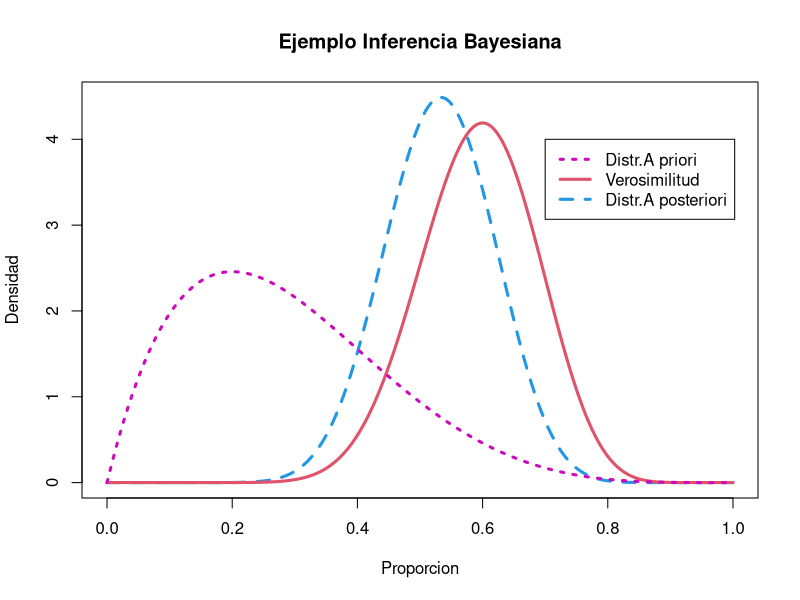

The R script that drew this image: (Note: this script raises an error after producing the figure.)
#TFM
#DAVID RIUS CARRETERO
# Calculo de qx interpoladas con GP 

################ grafica a priori y posteriori inferencia bayesiana ##########
Proporcion =seq (0,1, length =1000) # proporcion ratio
x_0 =15 #moneda cara
x_1 =10 # moneda cruz
a =2
b =5
prior = dbeta(Proporcion,a,b)
like=dbeta(Proporcion,x_0+1,x_1+1)
post=dbeta(Proporcion,a+x_0,b+x_1)
plot(Proporcion,post,type="l", ylab="Densidad", lty=2, lwd=3, col=4, main = "Ejemplo Inferencia Bayesiana")
 lines(Proporcion,like,lty=1, lwd=3, col=2)
 lines(Proporcion,prior,lty=3, lwd=3, col=6)
 legend(0.7,4,c("Distr.A priori", "Verosimilitud", "Distr.A posteriori"),
 lty=c(3,1,2) ,lwd=c(3,3,3), col=c(6,2,4))

### graficas datos random normalizados para la visualizacion de los kernels ####
x_predict <- seq(-1, 1, length.out = 201)  # x-coordenadas
l <- 1 # sd(x_predict) # si el kernel sigue una normal, l = sd (x)
sigma.n <- 1
a <- 1
per <- 1

  ############ GP exponencial 
 SE <- function(Xi,Xj, l) exp(-0.5 * (Xi - Xj) ^ 2 / l ^ 2)
 cov <- function(X, Y) outer(X, Y, SE, l)
 COV <- cov(x_predict, x_predict)
 
 ############ GP MATTERN 3_2 
 MT_3_2 <- function(Xi,Xj, l) (1+ (sqrt(3)*abs(Xi - Xj)/ l))*exp(-sqrt(3)*abs(Xi - Xj)/ l)
 # cov <- function(X, Y) outer(X, Y, MT_3_2, l)
 # COV <- cov(x_predict, x_predict)
 
 
 ############ GP MATTERN 5_2 
 MT_5_2 <- function(Xi,Xj, l) (1+ ((sqrt(5)*abs(Xi - Xj)/ l)+(5*(Xi - Xj)^2)/ 3*l^2))*exp(-sqrt(5)*abs(Xi - Xj)/ l)
 # cov <- function(X, Y) outer(X, Y, MT_5_2, l)
 # COV <- cov(x_predict, x_predict)
 
 
 ############ GP rational quadratic
 QR <- function(Xi,Xj, l, a) (1 + (Xi - Xj)^2 / (2 * a * l^2))^(-a)
 # cov <- function(X, Y) outer(X, Y, QR, l, a)
 # COV <- cov(x_predict, x_predict)
 
 ############ GP periodic kernel
 PK <- function(Xi,Xj, l, per) exp(-(2 * (sin(pi * abs(Xi - Xj) / per))^2) / l^2)
 # cov <- function(X, Y) outer(X, Y, PK, l, per)
 # COV <- cov(x_predict, x_predict)
 
set.seed(712712)
 values <- mvrnorm(5, rep(0, length=length(x_predict)), COV)
 
 # creamos un data.frame con las simulaciones realizadas
 dat <- data.frame(x=x_predict, t(values)) %>% # unificamos observaciones
   tidyr::pivot_longer(-x, names_to = "rep", values_to = "value") %>% # ordenamos
   mutate(rep = as.numeric(as.factor(rep))) # arreglamos formatos
 
 # Visualización de las distribuciones multivariantes a prior definidas solo por 
 # la matriz de covarianzas kernels
 priori <- ggplot(dat,aes(x=x,y=value)) +
   geom_line(aes(group=rep), color =  rgb(0.7, 0.1, 0.4), alpha = 1) +
   scale_y_continuous(name="Valores random normalizados") +  xlab("input, x")
l
a
per
priori
# SE_l_0.01 <- priori + ggtitle("GP - Distr. A Priori- Kernel: SE - length-scale (l)=0.01")
# SE_l_0.5   <- priori + ggtitle("GP - Distr. A Priori- Kernel: SE - length-scale (l)=0.5")
# SE_l_1 <- priori + ggtitle("GP - Distr. A Priori- Kernel: SE - length-scale (l)=1")
# 
# MT_3_2_l_0.01  <- priori + ggtitle("GP - Distr. A Priori- Kernel: MT_3/2 - length-scale (l)=0.01")
# MT_3_2_l_0.5 <- priori + ggtitle("GP - Distr. A Priori- Kernel: MT_3/2 - length-scale (l)=0.5")
# MT_3_2_l_1 <- priori + ggtitle("GP - Distr. A Priori- Kernel: MT_3/2 - length-scale (l)=1")
# 
# MT_5_2_l_0.01 <- priori + ggtitle("GP - Distr. A Priori- Kernel: MT_5/2 - length-scale (l)=0.01")
# MT_5_2_l_0.5 <- priori + ggtitle("GP - Distr. A Priori- Kernel: MT_5/2 - length-scale (l)=0.5")
# MT_5_2_l_1 <- priori + ggtitle("GP - Distr. A Priori- Kernel: MT_5/2 - length-scale (l)=1")
# 
# grid.arrange(SE_l_0.01, SE_l_0.5,SE_l_1,
#              MT_3_2_l_0.01, MT_3_2_l_0.5, MT_3_2_l_1,
#              MT_5_2_l_0.01, MT_5_2_l_0.5, MT_5_2_l_1,
#              nrow = 3, ncol = 3)
# # 
# SE_l_0.01; SE_l_0.5; SE_l_1
# MT_3_2_l_0.01; MT_3_2_l_0.5; MT_3_2_l_1
# MT_5_2_l_0.01; MT_5_2_l_0.5; MT_5_2_l_1


# QR_l_0.01_aplha_0.5 <- priori + ggtitle("GP - Distr. A Priori- Kernel: QR - length-scale (l)=0.01, alpha=0.5")
# QR_l_0.5_aplha_0.5 <- priori + ggtitle("GP - Distr. A Priori- Kernel: QR - length-scale (l)=0.5, alpha=0.5")
# QR_l_1_aplha_0.5 <- priori + ggtitle("GP - Distr. A Priori- Kernel: QR - length-scale (l)=1, alpha=0.5")
# 
# QR_l_0.01_aplha_1 <- priori + ggtitle("GP - Distr. A Priori- Kernel: QR - length-scale (l)=0.01, alpha=1")
# QR_l_0.5_aplha_1 <- priori + ggtitle("GP - Distr. A Priori- Kernel: QR - length-scale (l)=0.5, alpha=1")
# QR_l_1_aplha_1 <- priori + ggtitle("GP - Distr. A Priori- Kernel: QR - length-scale (l)=1, alpha=1")
# 
# PK_l_0.01_per_0.5 <- priori + ggtitle("GP - Distr. A Priori- Kernel: PK - length-scale (l)=0.01, periodic=0.5")
# PK_l_0.5_per_0.5 <- priori + ggtitle("GP - Distr. A Priori- Kernel: PK - length-scale (l)=0.5, periodic=0.5")
# PK_l_1_per_0.5 <- priori + ggtitle("GP - Distr. A Priori- Kernel: PK - length-scale (l)=1, periodic=0.5")
# 
# PK_l_0.01_per_1 <- priori + ggtitle("GP - Distr. A Priori- Kernel: PK - length-scale (l)=0.01, periodic=1")
# PK_l_0.5_per_1 <- priori + ggtitle("GP - Distr. A Priori- Kernel: PK - length-scale (l)=0.5, periodic=1")
# PK_l_1_per_1 <- priori + ggtitle("GP - Distr. A Priori- Kernel: PK - length-scale (l)=1, periodic=1")
# 

# QR_l_0.01_aplha_0.5;QR_l_0.5_aplha_0.5;QR_l_1_aplha_0.5
# QR_l_0.01_aplha_1;QR_l_0.5_aplha_1;QR_l_1_aplha_1
# PK_l_0.01_per_0.5;PK_l_0.5_per_0.5;PK_l_1_per_0.5
# PK_l_0.01_per_1;PK_l_0.5_per_1;PK_l_1_per_1
# grid.arrange(QR_l_0.01_aplha_0.5,QR_l_0.5_aplha_0.5,QR_l_1_aplha_0.5,
#              QR_l_0.01_aplha_1,QR_l_0.5_aplha_1,QR_l_1_aplha_1,
#              PK_l_0.01_per_0.5,PK_l_0.5_per_0.5,PK_l_1_per_0.5,
#              PK_l_0.01_per_1,PK_l_0.5_per_1,PK_l_1_per_1,
#              nrow = 4, ncol = 3)


################## visualización gráfica introduccion inputs ###################

x_train <- c(-0.81,-0.58,
             -0.2,0.33,0.51,0.9
             )
z <- c(3.21,1.8,
  0.2,-1.9,1.75,2.1
       )

y_train <- z

obs <- data.frame(x = x_train,
                  y = y_train)

x_predict <- seq(-1, 1, length.out = 101)  # x-coordenadas
l <- 0.1
sigma.n <- 0.2


############ Definición de todas las funciones de los Kernels ################
############ GP exponencial ##################################################
SE <- function(Xi,Xj, l) exp(-0.5 * (Xi - Xj) ^ 2 / l ^ 2)
cov <- function(X, Y) outer(X, Y, SE, l)
COV <- cov(x_predict, x_predict)

############################## Prior #########################################
set.seed(790790)
values <- mvrnorm(100, rep(0, length=length(x_predict)), COV)

# creamos un data.frame con las simulaciones realizadas
dat <- data.frame(x=x_predict, t(values)) %>% # unificamos observaciones
  tidyr::pivot_longer(-x, names_to = "rep", values_to = "value") %>% # ordenamos
  mutate(rep = as.numeric(as.factor(rep))) # arreglamos formatos

hist_media <- ggplot(dat, aes(x=value)) + 
  geom_density() + geom_density(color="darkblue", fill="lightblue")+
  ggtitle("Curva de Densidad (Distr. Prior)")+
  geom_vline(aes(xintercept=mean(Ef)),
             color="blue", linetype="dashed", size=1)
# Visualización de las distribuciones multivariantes a prior definidas solo por 
# la matriz de covarianzas kernels
priori <- ggplot(dat,aes(x=x,y=value)) +
  geom_line(aes(group=rep), color =  rgb(0.7, 0.1, 0.4), alpha = 0.4) +
  scale_y_continuous(name="valores de y en base al kernel SE") +  xlab("input, x")
plot_prior <- priori + ggtitle("GP - Distribuciones a Priori (Simulaciones)")
plot_prior
# extraemos la media y la matriz de covarianzas estimadas de nuestra distribuciones
# a prior
cov_xx_inv <- solve(cov(obs$x, obs$x)) # inversa de la matriz covarianzas datos observados
# Las estimaciones siguen la formulacion reflejada en el paper
Ef <- cov(x_predict, obs$x) %*% cov_xx_inv %*% obs$y  #Estimaci?m media
Cf <- cov(x_predict, x_predict) - cov(x_predict, obs$x)  %*% cov_xx_inv %*% cov(obs$x, x_predict) #Estimaci?n matrices covarianza

############################ Posterior #######################################

########################### sin ruido ########################################
# 1er escenario sin integracion de ruido (media igual a cero) ruido blanco

# Creamos de nuevo nuestras distribuciones multivariantes normales pero con las
# medias y las matrices de covarianzas esperadas como parametros
set.seed(791791)
values <- mvrnorm(100, Ef, Cf)

dat <- data.frame(x=x_predict, t(values)) %>%
  tidyr::pivot_longer(-x, names_to = "rep", values_to = "value") %>% 
  mutate(rep = as.numeric(as.factor(rep)))

# Visualización al 95% de confianza de nuestro proceso gaussiano a posteriori
gp <- data.frame(x = x_predict, Ef = Ef, sigma = 1.96*sqrt(diag(Cf)) )

post <- ggplot(dat,aes(x=x,y=value)) + 
  geom_line(aes(group=rep), color =  rgb(0.7, 0.1, 0.4), alpha = 0.2) + #REPLICATES
  geom_ribbon(data = gp, aes(x, y = Ef, ymin = Ef - sigma, ymax = Ef + sigma),
              fill="grey", alpha = 0.4) +
  geom_line(dat = gp, aes(x=x,y=Ef), size=1) + # Visualización media
  geom_point(data=obs,aes(x=x,y=y)) +  # Integración Inputs
  scale_y_continuous(name="output, f(x) = y'") +  xlab("input, x")

# plot_train_medias <- post + ggtitle("GP - Distribuciones a Posteriori sin Ruido - Punto 1")

plot_post <- post + ggtitle("GP - Distribuciones a Posteriori sin Ruido")
plot_post

########################### con ruido #########################################
# Creamos de nuevo nuestras distribuciones multivariantes normales pero con las
# medias y las matrices de covarianzas esperadas como parametros y con 
# integración de ruido (sigmma.n)

cov_xx_inv <- solve(cov(obs$x, obs$x) + sigma.n^2 * diag(1, length(obs$x)))
Ef <- cov(x_predict, obs$x) %*% cov_xx_inv %*% obs$y
Cf <- cov(x_predict, x_predict) - cov(x_predict, obs$x)  %*% cov_xx_inv %*% cov(obs$x, x_predict)

set.seed(792792)
values <- mvrnorm(100, Ef, Cf)

dat <- data.frame(x=x_predict, t(values))
dat <- reshape2::melt(dat, id="x")

gp_noise <- data.frame(x_predict = x_predict, Ef = Ef, sigma = 1.96*sqrt(diag(Cf)) ) #95% confianza

post_noise <- ggplot(dat,aes(x=x,y=value)) +
  geom_ribbon(data=gp_noise, aes(x=x_predict, y=Ef, ymin=Ef-sigma, ymax=Ef+sigma),
              fill="grey80") + # Variabilidad 
  geom_line(aes(group=variable), alpha=0.3, col=rgb(0.7, 0.1, 0.4, 0.1)) +
  geom_line(data=gp_noise,aes(x=x_predict,y=Ef), size=1) +
  geom_point(data=obs,aes(x=x,y=y)) + scale_y_continuous(lim=c(-3,4), 
                  name="output, f(x) = y''") + xlab("input, x")

# plot_train_medias_noise <- post_noise + ggtitle("GP - Distribuciones a Posteriori con Ruido - Punto 1")

plot_post_noise <- post_noise + ggtitle("GP - Distribuciones a Posteriori con Ruido")
plot_post_noise


grid.arrange(plot_prior, plot_train_medias, plot_train_medias_noise,
             hist_media,plot_post, plot_post_noise,
             nrow = 2, ncol = 3)
